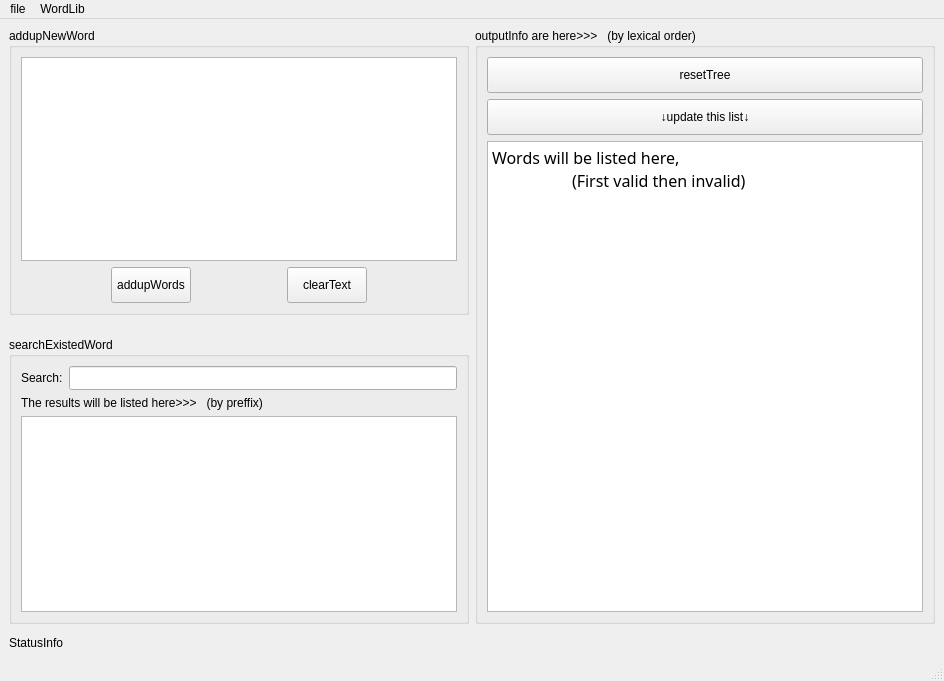
<?xml version="1.0" encoding="UTF-8"?>
<ui version="4.0">
 <class>MainWindow</class>
 <widget class="QMainWindow" name="MainWindow">
  <property name="geometry">
   <rect>
    <x>0</x>
    <y>0</y>
    <width>944</width>
    <height>681</height>
   </rect>
  </property>
  <property name="minimumSize">
   <size>
    <width>800</width>
    <height>600</height>
   </size>
  </property>
  <property name="windowTitle">
   <string>Dictionary Tree QAQ</string>
  </property>
  <property name="layoutDirection">
   <enum>Qt::LeftToRight</enum>
  </property>
  <widget class="QWidget" name="centralwidget">
   <layout class="QVBoxLayout" name="verticalLayout_7">
    <item>
     <layout class="QHBoxLayout" name="horizontalLayout_3">
      <item>
       <layout class="QVBoxLayout" name="verticalLayout_6">
        <property name="sizeConstraint">
         <enum>QLayout::SetMinimumSize</enum>
        </property>
        <item>
         <widget class="QGroupBox" name="insertNewWord_GroupBox">
          <property name="minimumSize">
           <size>
            <width>400</width>
            <height>225</height>
           </size>
          </property>
          <property name="cursor">
           <cursorShape>ArrowCursor</cursorShape>
          </property>
          <property name="tabletTracking">
           <bool>false</bool>
          </property>
          <property name="layoutDirection">
           <enum>Qt::LeftToRight</enum>
          </property>
          <property name="autoFillBackground">
           <bool>false</bool>
          </property>
          <property name="title">
           <string>addupNewWord</string>
          </property>
          <property name="flat">
           <bool>false</bool>
          </property>
          <property name="checkable">
           <bool>false</bool>
          </property>
          <layout class="QVBoxLayout" name="verticalLayout_3">
           <item>
            <layout class="QVBoxLayout" name="verticalLayout">
             <property name="sizeConstraint">
              <enum>QLayout::SetDefaultConstraint</enum>
             </property>
             <item>
              <widget class="QTextEdit" name="UserInput_textEdit">
               <property name="font">
                <font>
                 <family>Bahnschrift Light</family>
                </font>
               </property>
               <property name="locale">
                <locale language="Chinese" country="China"/>
               </property>
              </widget>
             </item>
             <item>
              <layout class="QHBoxLayout" name="horizontalLayout">
               <item>
                <spacer name="horizontalSpacer_2">
                 <property name="orientation">
                  <enum>Qt::Horizontal</enum>
                 </property>
                 <property name="sizeHint" stdset="0">
                  <size>
                   <width>20</width>
                   <height>20</height>
                  </size>
                 </property>
                </spacer>
               </item>
               <item>
                <widget class="QPushButton" name="AddupWords_Btn">
                 <property name="minimumSize">
                  <size>
                   <width>0</width>
                   <height>36</height>
                  </size>
                 </property>
                 <property name="layoutDirection">
                  <enum>Qt::LeftToRight</enum>
                 </property>
                 <property name="text">
                  <string>addupWords</string>
                 </property>
                </widget>
               </item>
               <item>
                <spacer name="horizontalSpacer">
                 <property name="orientation">
                  <enum>Qt::Horizontal</enum>
                 </property>
                 <property name="sizeHint" stdset="0">
                  <size>
                   <width>20</width>
                   <height>20</height>
                  </size>
                 </property>
                </spacer>
               </item>
               <item>
                <widget class="QPushButton" name="ClearInput_Btn">
                 <property name="minimumSize">
                  <size>
                   <width>0</width>
                   <height>36</height>
                  </size>
                 </property>
                 <property name="text">
                  <string>clearText</string>
                 </property>
                </widget>
               </item>
               <item>
                <spacer name="horizontalSpacer_3">
                 <property name="orientation">
                  <enum>Qt::Horizontal</enum>
                 </property>
                 <property name="sizeHint" stdset="0">
                  <size>
                   <width>20</width>
                   <height>20</height>
                  </size>
                 </property>
                </spacer>
               </item>
              </layout>
             </item>
            </layout>
           </item>
          </layout>
         </widget>
        </item>
        <item>
         <spacer name="verticalSpacer">
          <property name="orientation">
           <enum>Qt::Vertical</enum>
          </property>
          <property name="sizeType">
           <enum>QSizePolicy::Fixed</enum>
          </property>
          <property name="sizeHint" stdset="0">
           <size>
            <width>20</width>
            <height>16</height>
           </size>
          </property>
         </spacer>
        </item>
        <item>
         <widget class="QGroupBox" name="groupBox">
          <property name="minimumSize">
           <size>
            <width>400</width>
            <height>225</height>
           </size>
          </property>
          <property name="title">
           <string>searchExistedWord</string>
          </property>
          <layout class="QVBoxLayout" name="verticalLayout_4">
           <item>
            <layout class="QVBoxLayout" name="verticalLayout_2">
             <property name="sizeConstraint">
              <enum>QLayout::SetMaximumSize</enum>
             </property>
             <item>
              <layout class="QHBoxLayout" name="horizontalLayout_2">
               <item>
                <widget class="QLabel" name="label">
                 <property name="text">
                  <string>Search:</string>
                 </property>
                </widget>
               </item>
               <item>
                <widget class="QLineEdit" name="searchWord_lineEdit">
                 <property name="minimumSize">
                  <size>
                   <width>0</width>
                   <height>24</height>
                  </size>
                 </property>
                </widget>
               </item>
              </layout>
             </item>
             <item>
              <widget class="QLabel" name="label_2">
               <property name="text">
                <string>The results will be listed here&gt;&gt;&gt;   (by preffix)</string>
               </property>
              </widget>
             </item>
             <item>
              <widget class="QListView" name="showWord_listView"/>
             </item>
            </layout>
           </item>
          </layout>
         </widget>
        </item>
       </layout>
      </item>
      <item>
       <widget class="QGroupBox" name="output_GroupBox">
        <property name="title">
         <string>outputInfo are here&gt;&gt;&gt;   (by lexical order)</string>
        </property>
        <layout class="QVBoxLayout" name="verticalLayout_5">
         <item>
          <widget class="QPushButton" name="resetTree_Btn">
           <property name="minimumSize">
            <size>
             <width>0</width>
             <height>36</height>
            </size>
           </property>
           <property name="text">
            <string>resetTree</string>
           </property>
          </widget>
         </item>
         <item>
          <widget class="QPushButton" name="updateOutput_Btn">
           <property name="minimumSize">
            <size>
             <width>0</width>
             <height>36</height>
            </size>
           </property>
           <property name="text">
            <string>↓update this list↓</string>
           </property>
          </widget>
         </item>
         <item>
          <widget class="QTextEdit" name="Output_textEdit">
           <property name="enabled">
            <bool>true</bool>
           </property>
           <property name="font">
            <font>
             <family>Bahnschrift Light</family>
             <pointsize>-1</pointsize>
            </font>
           </property>
           <property name="tabletTracking">
            <bool>false</bool>
           </property>
           <property name="styleSheet">
            <string notr="true">font-size: 16px;
</string>
           </property>
           <property name="readOnly">
            <bool>true</bool>
           </property>
           <property name="html">
            <string>&lt;!DOCTYPE HTML PUBLIC &quot;-//W3C//DTD HTML 4.0//EN&quot; &quot;http://www.w3.org/TR/REC-html40/strict.dtd&quot;&gt;
&lt;html&gt;&lt;head&gt;&lt;meta name=&quot;qrichtext&quot; content=&quot;1&quot; /&gt;&lt;style type=&quot;text/css&quot;&gt;
p, li { white-space: pre-wrap; }
&lt;/style&gt;&lt;/head&gt;&lt;body style=&quot; font-family:'Bahnschrift Light'; font-size:16px; font-weight:400; font-style:normal;&quot;&gt;
&lt;p style=&quot; margin-top:0px; margin-bottom:0px; margin-left:0px; margin-right:0px; -qt-block-indent:0; text-indent:0px;&quot;&gt;&lt;span style=&quot; font-size:12pt;&quot;&gt;Words will be listed here, &lt;/span&gt;&lt;/p&gt;
&lt;p style=&quot; margin-top:0px; margin-bottom:0px; margin-left:0px; margin-right:0px; -qt-block-indent:0; text-indent:0px;&quot;&gt;&lt;span style=&quot; font-size:12pt;&quot;&gt;	(First valid then invalid)&lt;/span&gt;&lt;/p&gt;
&lt;p style=&quot;-qt-paragraph-type:empty; margin-top:0px; margin-bottom:0px; margin-left:0px; margin-right:0px; -qt-block-indent:0; text-indent:0px; font-size:12pt; color:#008000;&quot;&gt;&lt;br /&gt;&lt;/p&gt;&lt;/body&gt;&lt;/html&gt;</string>
           </property>
          </widget>
         </item>
        </layout>
       </widget>
      </item>
     </layout>
    </item>
    <item>
     <widget class="QWidget" name="widget" native="true"/>
    </item>
    <item>
     <widget class="QLabel" name="Status_label">
      <property name="text">
       <string>StatusInfo</string>
      </property>
     </widget>
    </item>
   </layout>
  </widget>
  <widget class="QMenuBar" name="menubar">
   <property name="geometry">
    <rect>
     <x>0</x>
     <y>0</y>
     <width>944</width>
     <height>23</height>
    </rect>
   </property>
   <widget class="QMenu" name="menuovo">
    <property name="title">
     <string>file</string>
    </property>
    <addaction name="actionopen_file"/>
   </widget>
   <widget class="QMenu" name="menusearch">
    <property name="title">
     <string>WordLib</string>
    </property>
    <addaction name="actionsearch_in_WordLib"/>
    <addaction name="actioncheck_userinput_in_WordLib"/>
   </widget>
   <addaction name="menuovo"/>
   <addaction name="menusearch"/>
  </widget>
  <widget class="QStatusBar" name="statusbar"/>
  <action name="actionopen_file">
   <property name="text">
    <string>open file...</string>
   </property>
   <property name="shortcut">
    <string>Ctrl+O</string>
   </property>
  </action>
  <action name="actionsearch_in_WordLib">
   <property name="text">
    <string>search in WordLib</string>
   </property>
  </action>
  <action name="actioncheck_userinput_in_WordLib">
   <property name="text">
    <string>check userinput in WordLib</string>
   </property>
  </action>
 </widget>
 <resources/>
 <connections>
  <connection>
   <sender>ClearInput_Btn</sender>
   <signal>clicked()</signal>
   <receiver>UserInput_textEdit</receiver>
   <slot>clear()</slot>
   <hints>
    <hint type="sourcelabel">
     <x>363</x>
     <y>297</y>
    </hint>
    <hint type="destinationlabel">
     <x>278</x>
     <y>214</y>
    </hint>
   </hints>
  </connection>
  <connection>
   <sender>resetTree_Btn</sender>
   <signal>clicked()</signal>
   <receiver>ClearInput_Btn</receiver>
   <slot>click()</slot>
   <hints>
    <hint type="sourcelabel">
     <x>597</x>
     <y>72</y>
    </hint>
    <hint type="destinationlabel">
     <x>352</x>
     <y>279</y>
    </hint>
   </hints>
  </connection>
  <connection>
   <sender>AddupWords_Btn</sender>
   <signal>clicked()</signal>
   <receiver>Status_label</receiver>
   <slot>update()</slot>
   <hints>
    <hint type="sourcelabel">
     <x>140</x>
     <y>277</y>
    </hint>
    <hint type="destinationlabel">
     <x>60</x>
     <y>643</y>
    </hint>
   </hints>
  </connection>
 </connections>
</ui>
